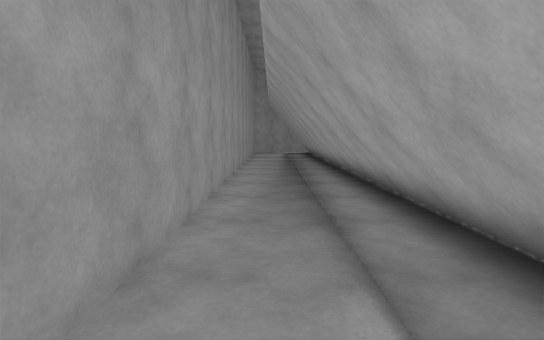
view 1 (above)

16 first-person views from a walk through a 3-D level made in the Unity game engine. The camera is 1.3 m above the floor, tilts 6° down and sees 80° across. The floor is counted in squares, 1 m on a side. Each view is taken from the middle of a square. On the plan, view 1 faces up. The plan holds only what a view shows up to about 14 squares ahead; the rest is blank. The place goes on beyond the plan. The player is left out. Some animated figures are not drawn.

view 2
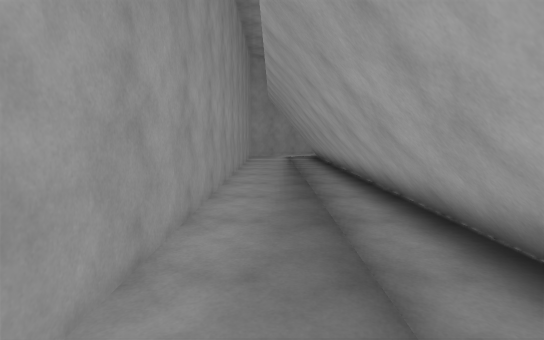

view 3
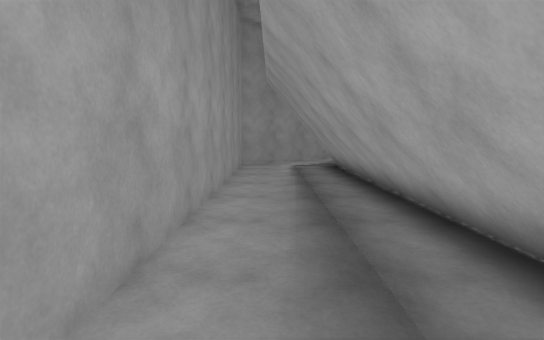

view 4
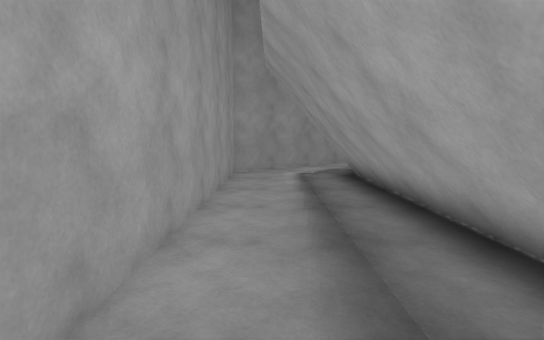

view 5
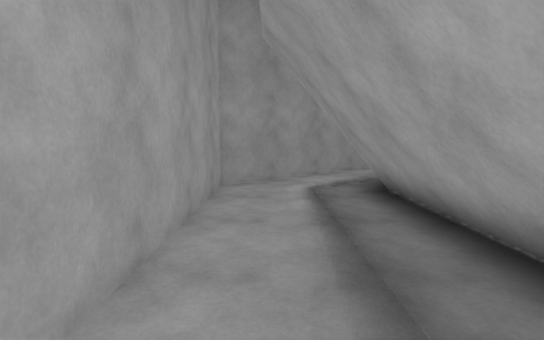

view 6
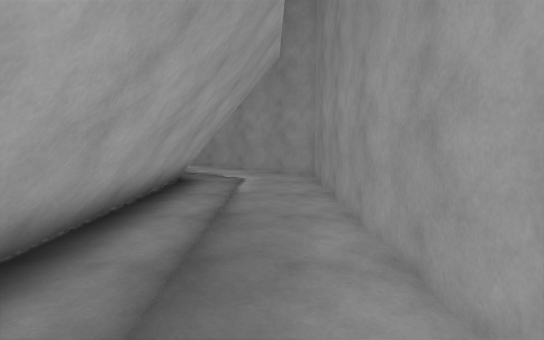

view 7
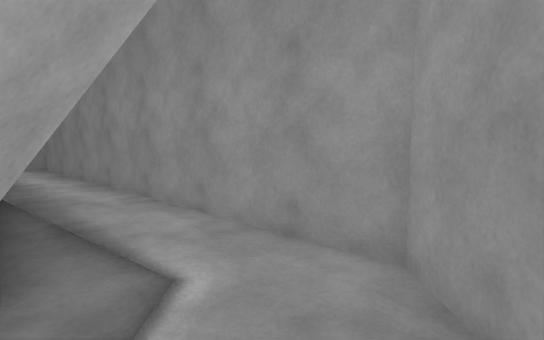

view 8
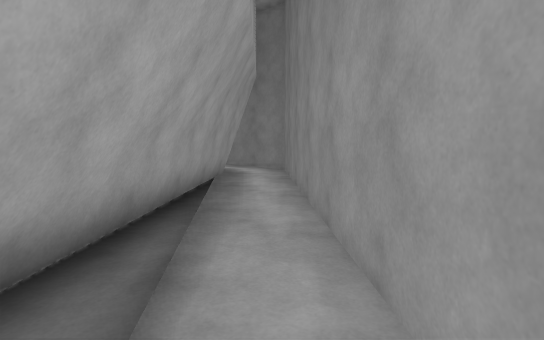

view 9
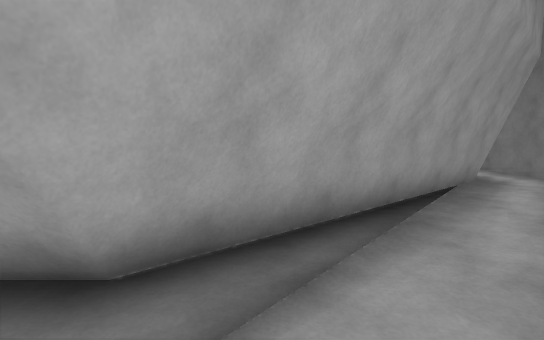

view 10
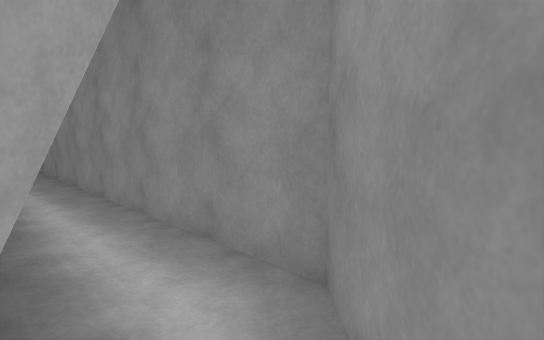

view 11
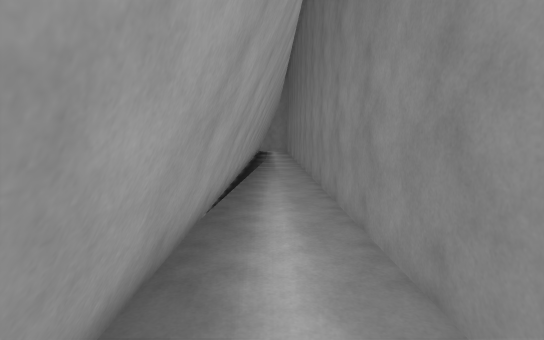

view 12
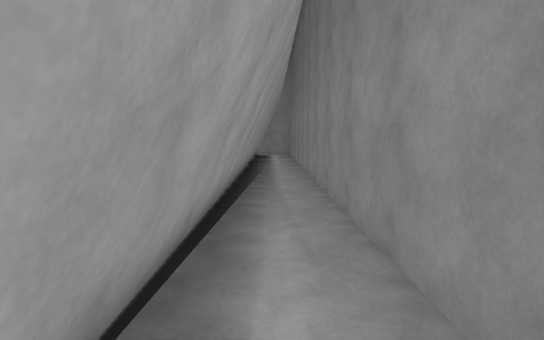

view 13
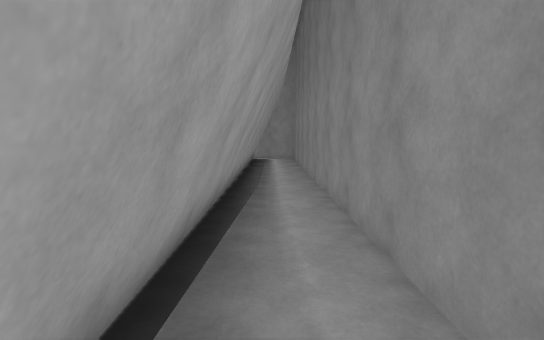

view 14
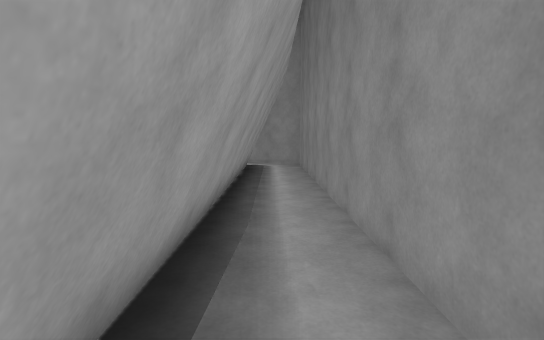

view 15
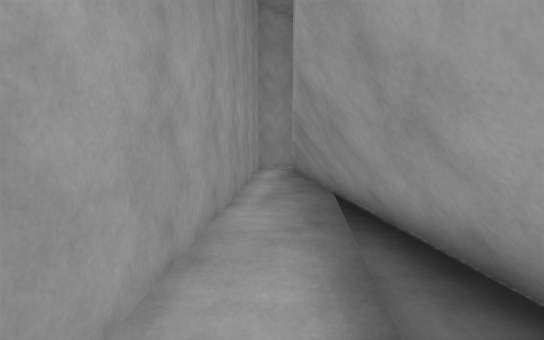

view 16
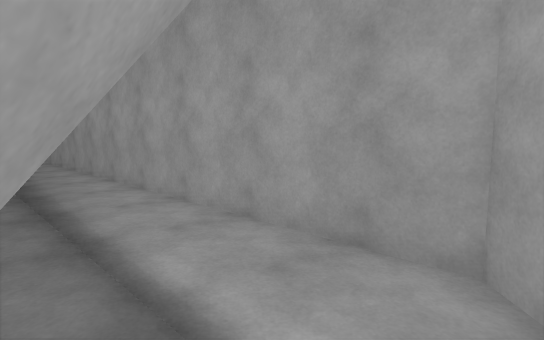

### Floor plan
Points are (right, up) in squares from view 1. A wall is a line through its corners. A room is listed if a view was taken in it or the views show most of it. See-through windows are left out.
Room 1 (views 1, 2, 3, 4, 5, 6, 7, 8, 9, 15, 16)
walls: (2.1, 24.1) (5, 27.8); (1.4, 0.5) (1.4, 23.6) (5, 28.3); (1.8, 0.5) (1.8, 23.7); (1.6, 0.4) (1.6, 23.7); (3.3, 28.6) (-1.3, 24.4) (-1.3, -0.1) (0.9, -2.1)
low walls: (2.5, 12.5) (2.5, 15.4); (2.5, 10.5) (2.5, 11.4); (2.5, 15.5) (2.5, 18.4); (2.5, 9.5) (2.5, 10.4); (2.5, 18.5) (2.5, 21.4); (2.5, 21.5) (2.5, 22.4); (2.5, 22.5) (2.5, 23.4); (2.5, 2.6) (2.5, 9.4); (2.5, 24.1) (4.9, 27.2); (2.8, 24.1) (4.6, 26.4); (2.1, 0.6) (2.1, 23.7); (2.5, 0.6) (2.5, 1.5); (2.2, 0.5) (2.2, 24) (4.9, 27.5)
ways out: opening at (2, -1) to room 2
Room 2 (views 10, 11, 12, 13, 14)
walls: (9.4, -7.7) (4.4, -2); (5.9, -3.7) (1.6, 0.4); (5, -2.5) (1.8, 0.5); (29.5, -7.6) (10.5, -7.6); (29.5, -7.3) (10.6, -7.3); (0.9, -2.1) (8.6, -9.3) (29.5, -9.3)
low walls: (15.4, -7.1) (11, -7.1); (9.6, -7.3) (3.5, -0.4); (4.3, -1.5) (2.2, 0.5); (28.4, -7.1) (15.5, -7.1); (3.4, -0.4) (2.5, 0.6); (3.4, -0.3) (3.1, 0); (29.5, -7.1) (28.5, -7.1)
ways out: opening at (2, -1) to room 1

Where each view was taken, in squares from view 1:
view 1: 0 up, 0 right, facing up
view 2: 4 up, 0 right, facing up
view 3: 10 up, 0 right, facing up
view 4: 13 up, 0 right, facing up
view 5: 16 up, 0 right, facing up
view 6: 10 up, 0 right, facing down
view 7: 3 up, 0 right, facing down
view 8: 0 up, 0 right, facing down-right
view 9: 1 down, 0 right, facing right
view 10: 7 down, 7 right, facing down-right
view 11: 8 down, 10 right, facing right
view 12: 8 down, 15 right, facing right
view 13: 8 down, 19 right, facing right
view 14: 8 down, 23 right, facing right
view 15: 24 up, 0 right, facing up-right
view 16: 25 up, 2 right, facing down-left
